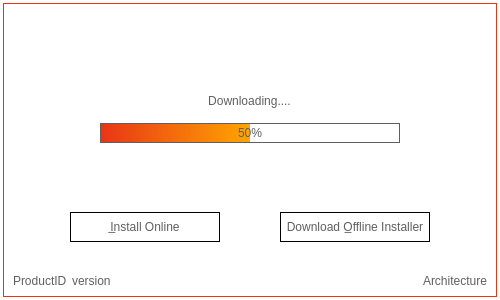
<?xml version="1.0" encoding="UTF-8"?>
<ui version="4.0">
 <class>MainWindow</class>
 <widget class="QMainWindow" name="MainWindow">
  <property name="windowModality">
   <enum>Qt::ApplicationModal</enum>
  </property>
  <property name="enabled">
   <bool>true</bool>
  </property>
  <property name="geometry">
   <rect>
    <x>0</x>
    <y>0</y>
    <width>500</width>
    <height>300</height>
   </rect>
  </property>
  <property name="minimumSize">
   <size>
    <width>500</width>
    <height>200</height>
   </size>
  </property>
  <property name="maximumSize">
   <size>
    <width>500</width>
    <height>400</height>
   </size>
  </property>
  <property name="windowTitle">
   <string>SelectionWindow</string>
  </property>
  <property name="autoFillBackground">
   <bool>false</bool>
  </property>
  <property name="styleSheet">
   <string notr="true">#centralwidget {background: white}
#mainframe  {
	border: 1px solid rgb(233, 53, 22);
}</string>
  </property>
  <widget class="QWidget" name="centralwidget">
   <property name="styleSheet">
    <string notr="true"/>
   </property>
   <layout class="QGridLayout" name="gridLayout_2">
    <property name="leftMargin">
     <number>3</number>
    </property>
    <property name="topMargin">
     <number>3</number>
    </property>
    <property name="rightMargin">
     <number>3</number>
    </property>
    <property name="bottomMargin">
     <number>3</number>
    </property>
    <item row="1" column="1">
     <widget class="QFrame" name="mainframe">
      <property name="styleSheet">
       <string notr="true"/>
      </property>
      <property name="frameShape">
       <enum>QFrame::Box</enum>
      </property>
      <property name="frameShadow">
       <enum>QFrame::Plain</enum>
      </property>
      <property name="lineWidth">
       <number>1</number>
      </property>
      <layout class="QGridLayout" name="gridLayout_3">
       <property name="leftMargin">
        <number>0</number>
       </property>
       <property name="topMargin">
        <number>0</number>
       </property>
       <property name="rightMargin">
        <number>0</number>
       </property>
       <property name="bottomMargin">
        <number>0</number>
       </property>
       <property name="spacing">
        <number>0</number>
       </property>
       <item row="3" column="0">
        <widget class="QWidget" name="FooterGrid" native="true">
         <property name="minimumSize">
          <size>
           <width>0</width>
           <height>30</height>
          </size>
         </property>
         <property name="maximumSize">
          <size>
           <width>16777215</width>
           <height>30</height>
          </size>
         </property>
         <property name="styleSheet">
          <string notr="true">QLabel {
	font: 9pt &quot;Segoe UI&quot;;
	color: rgb(95, 95, 95)
}</string>
         </property>
         <layout class="QHBoxLayout" name="horizontalLayout_4">
          <property name="spacing">
           <number>0</number>
          </property>
          <property name="leftMargin">
           <number>9</number>
          </property>
          <property name="topMargin">
           <number>0</number>
          </property>
          <property name="rightMargin">
           <number>9</number>
          </property>
          <property name="bottomMargin">
           <number>0</number>
          </property>
          <item>
           <widget class="QLabel" name="ProductIDLabel">
            <property name="text">
             <string>ProductID</string>
            </property>
           </widget>
          </item>
          <item>
           <spacer name="horizontalSpacer_3">
            <property name="orientation">
             <enum>Qt::Horizontal</enum>
            </property>
            <property name="sizeType">
             <enum>QSizePolicy::Fixed</enum>
            </property>
            <property name="sizeHint" stdset="0">
             <size>
              <width>5</width>
              <height>20</height>
             </size>
            </property>
           </spacer>
          </item>
          <item>
           <widget class="QLabel" name="VersionLabel">
            <property name="text">
             <string>version</string>
            </property>
           </widget>
          </item>
          <item>
           <spacer name="horizontalSpacer_2">
            <property name="orientation">
             <enum>Qt::Horizontal</enum>
            </property>
            <property name="sizeHint" stdset="0">
             <size>
              <width>40</width>
              <height>20</height>
             </size>
            </property>
           </spacer>
          </item>
          <item>
           <widget class="QLabel" name="ArchitectureLabel">
            <property name="text">
             <string>Architecture</string>
            </property>
           </widget>
          </item>
         </layout>
        </widget>
       </item>
       <item row="0" column="0">
        <widget class="QWidget" name="HeaderGrid" native="true">
         <property name="minimumSize">
          <size>
           <width>0</width>
           <height>30</height>
          </size>
         </property>
         <property name="maximumSize">
          <size>
           <width>16777215</width>
           <height>30</height>
          </size>
         </property>
        </widget>
       </item>
       <item row="1" column="0">
        <widget class="QWidget" name="TitleGrid" native="true">
         <property name="minimumSize">
          <size>
           <width>0</width>
           <height>45</height>
          </size>
         </property>
         <property name="maximumSize">
          <size>
           <width>16777215</width>
           <height>45</height>
          </size>
         </property>
         <layout class="QGridLayout" name="gridLayout_9">
          <property name="leftMargin">
           <number>0</number>
          </property>
          <property name="topMargin">
           <number>0</number>
          </property>
          <property name="rightMargin">
           <number>0</number>
          </property>
          <property name="bottomMargin">
           <number>0</number>
          </property>
          <property name="verticalSpacing">
           <number>0</number>
          </property>
          <item row="0" column="0">
           <widget class="QWidget" name="widget_2" native="true">
            <layout class="QGridLayout" name="gridLayout_7">
             <property name="leftMargin">
              <number>25</number>
             </property>
             <property name="topMargin">
              <number>0</number>
             </property>
             <property name="rightMargin">
              <number>0</number>
             </property>
             <property name="bottomMargin">
              <number>0</number>
             </property>
             <property name="spacing">
              <number>0</number>
             </property>
             <item row="0" column="0">
              <widget class="QLabel" name="Logo">
               <property name="enabled">
                <bool>true</bool>
               </property>
               <property name="minimumSize">
                <size>
                 <width>153</width>
                 <height>33</height>
                </size>
               </property>
               <property name="maximumSize">
                <size>
                 <width>153</width>
                 <height>33</height>
                </size>
               </property>
               <property name="styleSheet">
                <string notr="true"/>
               </property>
               <property name="lineWidth">
                <number>0</number>
               </property>
               <property name="text">
                <string/>
               </property>
               <property name="pixmap">
                <pixmap resource="resources.qrc">:/icon/Image_Resources/logo.png</pixmap>
               </property>
               <property name="scaledContents">
                <bool>true</bool>
               </property>
               <property name="alignment">
                <set>Qt::AlignLeading|Qt::AlignLeft|Qt::AlignVCenter</set>
               </property>
               <property name="indent">
                <number>0</number>
               </property>
              </widget>
             </item>
            </layout>
           </widget>
          </item>
          <item row="0" column="1">
           <spacer name="horizontalSpacer">
            <property name="orientation">
             <enum>Qt::Horizontal</enum>
            </property>
            <property name="sizeHint" stdset="0">
             <size>
              <width>254</width>
              <height>20</height>
             </size>
            </property>
           </spacer>
          </item>
          <item row="0" column="2">
           <widget class="QWidget" name="widget" native="true">
            <property name="minimumSize">
             <size>
              <width>0</width>
              <height>0</height>
             </size>
            </property>
            <layout class="QGridLayout" name="gridLayout_8">
             <property name="leftMargin">
              <number>0</number>
             </property>
             <property name="topMargin">
              <number>0</number>
             </property>
             <property name="rightMargin">
              <number>25</number>
             </property>
             <property name="bottomMargin">
              <number>40</number>
             </property>
             <property name="horizontalSpacing">
              <number>0</number>
             </property>
             <item row="0" column="1">
              <widget class="QLabel" name="CloseButton">
               <property name="enabled">
                <bool>true</bool>
               </property>
               <property name="minimumSize">
                <size>
                 <width>15</width>
                 <height>15</height>
                </size>
               </property>
               <property name="maximumSize">
                <size>
                 <width>15</width>
                 <height>15</height>
                </size>
               </property>
               <property name="layoutDirection">
                <enum>Qt::LeftToRight</enum>
               </property>
               <property name="styleSheet">
                <string notr="true"/>
               </property>
               <property name="lineWidth">
                <number>0</number>
               </property>
               <property name="text">
                <string/>
               </property>
               <property name="pixmap">
                <pixmap resource="resources.qrc">:/icon/Image_Resources/close.png</pixmap>
               </property>
               <property name="scaledContents">
                <bool>true</bool>
               </property>
               <property name="alignment">
                <set>Qt::AlignCenter</set>
               </property>
               <property name="indent">
                <number>0</number>
               </property>
              </widget>
             </item>
            </layout>
           </widget>
          </item>
         </layout>
        </widget>
       </item>
       <item row="2" column="0">
        <widget class="QWidget" name="BodyGrid" native="true">
         <property name="maximumSize">
          <size>
           <width>16777215</width>
           <height>16777215</height>
          </size>
         </property>
         <property name="autoFillBackground">
          <bool>false</bool>
         </property>
         <layout class="QGridLayout" name="gridLayout_4">
          <property name="leftMargin">
           <number>0</number>
          </property>
          <property name="topMargin">
           <number>0</number>
          </property>
          <property name="rightMargin">
           <number>0</number>
          </property>
          <property name="bottomMargin">
           <number>0</number>
          </property>
          <property name="spacing">
           <number>0</number>
          </property>
          <item row="0" column="0">
           <widget class="QStackedWidget" name="stackedWidget">
            <property name="styleSheet">
             <string notr="true">#page {
	background-color: white;
}

#page_2 {
	background-color: white;
}</string>
            </property>
            <property name="currentIndex">
             <number>0</number>
            </property>
            <widget class="QWidget" name="DownloadPage">
             <property name="sizePolicy">
              <sizepolicy hsizetype="Preferred" vsizetype="Preferred">
               <horstretch>0</horstretch>
               <verstretch>0</verstretch>
              </sizepolicy>
             </property>
             <layout class="QVBoxLayout" name="verticalLayout_3">
              <property name="spacing">
               <number>0</number>
              </property>
              <property name="leftMargin">
               <number>0</number>
              </property>
              <property name="topMargin">
               <number>0</number>
              </property>
              <property name="rightMargin">
               <number>0</number>
              </property>
              <property name="bottomMargin">
               <number>0</number>
              </property>
              <item>
               <spacer name="verticalSpacer_7">
                <property name="orientation">
                 <enum>Qt::Vertical</enum>
                </property>
                <property name="sizeType">
                 <enum>QSizePolicy::Fixed</enum>
                </property>
                <property name="sizeHint" stdset="0">
                 <size>
                  <width>20</width>
                  <height>15</height>
                 </size>
                </property>
               </spacer>
              </item>
              <item alignment="Qt::AlignHCenter">
               <widget class="QLabel" name="MessageLabel">
                <property name="styleSheet">
                 <string notr="true">font: 600 24pt &quot;Segoe UI&quot;;
color: rgb(95, 95, 95)</string>
                </property>
                <property name="text">
                 <string>Downloading....</string>
                </property>
                <property name="alignment">
                 <set>Qt::AlignCenter</set>
                </property>
               </widget>
              </item>
              <item>
               <spacer name="progtopSpacer">
                <property name="orientation">
                 <enum>Qt::Vertical</enum>
                </property>
                <property name="sizeType">
                 <enum>QSizePolicy::Fixed</enum>
                </property>
                <property name="sizeHint" stdset="0">
                 <size>
                  <width>20</width>
                  <height>15</height>
                 </size>
                </property>
               </spacer>
              </item>
              <item alignment="Qt::AlignHCenter">
               <widget class="QProgressBar" name="progressBar">
                <property name="minimumSize">
                 <size>
                  <width>300</width>
                  <height>0</height>
                 </size>
                </property>
                <property name="maximumSize">
                 <size>
                  <width>16777215</width>
                  <height>20</height>
                 </size>
                </property>
                <property name="styleSheet">
                 <string notr="true">QProgressBar {
	border: 1px solid rgb(95, 95, 95);
	border-radius: 0px;
	background-color: white;
	text-align: center;
    color: rgb(95, 95, 95);
}

QProgressBar::chunk {
	background-color: qlineargradient(spread:pad, x1:0, y1:0, x2:1, y2:0, stop:0 rgb(233, 53, 22), stop:1 rgba(255, 165, 0, 255));
	border-radius: 0px;
}</string>
                </property>
                <property name="minimum">
                 <number>0</number>
                </property>
                <property name="maximum">
                 <number>100</number>
                </property>
                <property name="value">
                 <number>50</number>
                </property>
                <property name="textVisible">
                 <bool>true</bool>
                </property>
                <property name="orientation">
                 <enum>Qt::Horizontal</enum>
                </property>
                <property name="invertedAppearance">
                 <bool>false</bool>
                </property>
                <property name="textDirection">
                 <enum>QProgressBar::TopToBottom</enum>
                </property>
                <property name="format">
                 <string>%p%</string>
                </property>
               </widget>
              </item>
              <item>
               <spacer name="progbottomSpacer">
                <property name="orientation">
                 <enum>Qt::Vertical</enum>
                </property>
                <property name="sizeType">
                 <enum>QSizePolicy::MinimumExpanding</enum>
                </property>
                <property name="sizeHint" stdset="0">
                 <size>
                  <width>20</width>
                  <height>20</height>
                 </size>
                </property>
               </spacer>
              </item>
              <item alignment="Qt::AlignHCenter">
               <widget class="QWidget" name="widget_7" native="true">
                <property name="styleSheet">
                 <string notr="true">QPushButton {
	border: 1px solid black;
	font: 600 9pt &quot;Segoe UI&quot;;
	color: rgb(95, 95, 95)
}

QPushButton:hover {
	border: 1px solid black;
	color: rgb(95, 95, 95);
	background-color: rgb(205, 230, 247)
}

QPushButton:pressed {
	border: 1px solid black;
	color: rgb(95, 95, 95);
	background-color: rgb(146, 192, 224)
}</string>
                </property>
                <layout class="QGridLayout" name="gridLayout_5">
                 <property name="horizontalSpacing">
                  <number>60</number>
                 </property>
                 <property name="verticalSpacing">
                  <number>6</number>
                 </property>
                 <item row="0" column="0">
                  <widget class="QPushButton" name="diButton">
                   <property name="enabled">
                    <bool>true</bool>
                   </property>
                   <property name="minimumSize">
                    <size>
                     <width>150</width>
                     <height>30</height>
                    </size>
                   </property>
                   <property name="cursor">
                    <cursorShape>ArrowCursor</cursorShape>
                   </property>
                   <property name="text">
                    <string>I̲nstall Online</string>
                   </property>
                   <property name="shortcut">
                    <string>I</string>
                   </property>
                  </widget>
                 </item>
                 <item row="0" column="1">
                  <widget class="QPushButton" name="doiButton">
                   <property name="minimumSize">
                    <size>
                     <width>150</width>
                     <height>30</height>
                    </size>
                   </property>
                   <property name="cursor">
                    <cursorShape>ArrowCursor</cursorShape>
                   </property>
                   <property name="text">
                    <string>Download O̲ffline Installer</string>
                   </property>
                   <property name="shortcut">
                    <string>O</string>
                   </property>
                   <property name="checkable">
                    <bool>false</bool>
                   </property>
                   <property name="flat">
                    <bool>false</bool>
                   </property>
                  </widget>
                 </item>
                </layout>
               </widget>
              </item>
              <item>
               <spacer name="verticalSpacer_4">
                <property name="orientation">
                 <enum>Qt::Vertical</enum>
                </property>
                <property name="sizeType">
                 <enum>QSizePolicy::Fixed</enum>
                </property>
                <property name="sizeHint" stdset="0">
                 <size>
                  <width>20</width>
                  <height>15</height>
                 </size>
                </property>
               </spacer>
              </item>
             </layout>
            </widget>
            <widget class="QWidget" name="SelectionPage">
             <property name="sizePolicy">
              <sizepolicy hsizetype="Ignored" vsizetype="Ignored">
               <horstretch>0</horstretch>
               <verstretch>0</verstretch>
              </sizepolicy>
             </property>
             <property name="styleSheet">
              <string notr="true">QPushButton {
	border: 1px solid black;
	text-align: center;
	font: 600 9pt &quot;Segoe UI&quot;;
	color: rgb(95, 95, 95)
}

QPushButton:hover {
	border: 1px solid black;
	color: rgb(95, 95, 95);
	background-color: rgb(205, 230, 247)
}

QPushButton:pressed {
	border: 1px solid black;
	color: rgb(95, 95, 95);
	background-color: rgb(146, 192, 224)
}</string>
             </property>
             <layout class="QVBoxLayout" name="verticalLayout_2">
              <property name="leftMargin">
               <number>0</number>
              </property>
              <property name="topMargin">
               <number>0</number>
              </property>
              <property name="rightMargin">
               <number>0</number>
              </property>
              <property name="bottomMargin">
               <number>0</number>
              </property>
              <item>
               <spacer name="verticalSpacer_3">
                <property name="orientation">
                 <enum>Qt::Vertical</enum>
                </property>
                <property name="sizeType">
                 <enum>QSizePolicy::Fixed</enum>
                </property>
                <property name="sizeHint" stdset="0">
                 <size>
                  <width>20</width>
                  <height>5</height>
                 </size>
                </property>
               </spacer>
              </item>
              <item alignment="Qt::AlignHCenter|Qt::AlignVCenter">
               <widget class="QWidget" name="appbutton" native="true">
                <property name="minimumSize">
                 <size>
                  <width>300</width>
                  <height>200</height>
                 </size>
                </property>
                <property name="maximumSize">
                 <size>
                  <width>250</width>
                  <height>200</height>
                 </size>
                </property>
                <property name="styleSheet">
                 <string notr="true"/>
                </property>
                <layout class="QVBoxLayout" name="verticalLayout">
                 <property name="spacing">
                  <number>0</number>
                 </property>
                 <property name="leftMargin">
                  <number>0</number>
                 </property>
                 <property name="topMargin">
                  <number>0</number>
                 </property>
                 <property name="rightMargin">
                  <number>0</number>
                 </property>
                 <property name="bottomMargin">
                  <number>0</number>
                 </property>
                 <item alignment="Qt::AlignHCenter|Qt::AlignVCenter">
                  <widget class="QWidget" name="app1" native="true">
                   <property name="minimumSize">
                    <size>
                     <width>195</width>
                     <height>0</height>
                    </size>
                   </property>
                   <property name="maximumSize">
                    <size>
                     <width>16777215</width>
                     <height>16777215</height>
                    </size>
                   </property>
                   <layout class="QHBoxLayout" name="horizontalLayout">
                    <property name="spacing">
                     <number>0</number>
                    </property>
                    <property name="leftMargin">
                     <number>0</number>
                    </property>
                    <property name="topMargin">
                     <number>0</number>
                    </property>
                    <property name="rightMargin">
                     <number>0</number>
                    </property>
                    <property name="bottomMargin">
                     <number>0</number>
                    </property>
                    <item alignment="Qt::AlignHCenter|Qt::AlignVCenter">
                     <widget class="QLabel" name="Access">
                      <property name="enabled">
                       <bool>true</bool>
                      </property>
                      <property name="minimumSize">
                       <size>
                        <width>50</width>
                        <height>50</height>
                       </size>
                      </property>
                      <property name="maximumSize">
                       <size>
                        <width>50</width>
                        <height>50</height>
                       </size>
                      </property>
                      <property name="styleSheet">
                       <string notr="true">border: 0px solid rgb(255, 165, 0);</string>
                      </property>
                      <property name="text">
                       <string/>
                      </property>
                      <property name="pixmap">
                       <pixmap resource="resources.qrc">:/icon/Image_Resources/access.png</pixmap>
                      </property>
                      <property name="scaledContents">
                       <bool>true</bool>
                      </property>
                      <property name="alignment">
                       <set>Qt::AlignCenter</set>
                      </property>
                      <property name="indent">
                       <number>-1</number>
                      </property>
                     </widget>
                    </item>
                    <item alignment="Qt::AlignHCenter|Qt::AlignVCenter">
                     <widget class="QLabel" name="Excel">
                      <property name="minimumSize">
                       <size>
                        <width>50</width>
                        <height>50</height>
                       </size>
                      </property>
                      <property name="maximumSize">
                       <size>
                        <width>50</width>
                        <height>50</height>
                       </size>
                      </property>
                      <property name="styleSheet">
                       <string notr="true">border: 0px solid rgb(255, 165, 0);</string>
                      </property>
                      <property name="text">
                       <string/>
                      </property>
                      <property name="pixmap">
                       <pixmap resource="resources.qrc">:/icon/Image_Resources/excel.png</pixmap>
                      </property>
                      <property name="scaledContents">
                       <bool>true</bool>
                      </property>
                      <property name="alignment">
                       <set>Qt::AlignCenter</set>
                      </property>
                     </widget>
                    </item>
                    <item alignment="Qt::AlignHCenter|Qt::AlignVCenter">
                     <widget class="QLabel" name="Lync">
                      <property name="minimumSize">
                       <size>
                        <width>50</width>
                        <height>50</height>
                       </size>
                      </property>
                      <property name="maximumSize">
                       <size>
                        <width>50</width>
                        <height>50</height>
                       </size>
                      </property>
                      <property name="styleSheet">
                       <string notr="true">border: 0px solid rgb(255, 165, 0);</string>
                      </property>
                      <property name="frameShadow">
                       <enum>QFrame::Plain</enum>
                      </property>
                      <property name="text">
                       <string/>
                      </property>
                      <property name="pixmap">
                       <pixmap resource="resources.qrc">:/icon/Image_Resources/onedrive.png</pixmap>
                      </property>
                      <property name="scaledContents">
                       <bool>true</bool>
                      </property>
                      <property name="alignment">
                       <set>Qt::AlignCenter</set>
                      </property>
                     </widget>
                    </item>
                   </layout>
                  </widget>
                 </item>
                 <item alignment="Qt::AlignHCenter|Qt::AlignVCenter">
                  <widget class="QWidget" name="app2" native="true">
                   <property name="minimumSize">
                    <size>
                     <width>260</width>
                     <height>0</height>
                    </size>
                   </property>
                   <property name="maximumSize">
                    <size>
                     <width>16777215</width>
                     <height>16777215</height>
                    </size>
                   </property>
                   <layout class="QHBoxLayout" name="horizontalLayout_2">
                    <property name="spacing">
                     <number>0</number>
                    </property>
                    <property name="leftMargin">
                     <number>0</number>
                    </property>
                    <property name="topMargin">
                     <number>0</number>
                    </property>
                    <property name="rightMargin">
                     <number>0</number>
                    </property>
                    <property name="bottomMargin">
                     <number>0</number>
                    </property>
                    <item alignment="Qt::AlignHCenter|Qt::AlignVCenter">
                     <widget class="QLabel" name="OneDrive">
                      <property name="minimumSize">
                       <size>
                        <width>50</width>
                        <height>50</height>
                       </size>
                      </property>
                      <property name="maximumSize">
                       <size>
                        <width>50</width>
                        <height>50</height>
                       </size>
                      </property>
                      <property name="styleSheet">
                       <string notr="true">border: 0px solid rgb(255, 165, 0);</string>
                      </property>
                      <property name="text">
                       <string/>
                      </property>
                      <property name="pixmap">
                       <pixmap resource="resources.qrc">:/icon/Image_Resources/onenote.png</pixmap>
                      </property>
                      <property name="scaledContents">
                       <bool>true</bool>
                      </property>
                      <property name="alignment">
                       <set>Qt::AlignCenter</set>
                      </property>
                     </widget>
                    </item>
                    <item alignment="Qt::AlignHCenter|Qt::AlignVCenter">
                     <widget class="QLabel" name="OneNote">
                      <property name="minimumSize">
                       <size>
                        <width>50</width>
                        <height>50</height>
                       </size>
                      </property>
                      <property name="maximumSize">
                       <size>
                        <width>50</width>
                        <height>50</height>
                       </size>
                      </property>
                      <property name="styleSheet">
                       <string notr="true">border: 0px solid rgb(255, 165, 0);</string>
                      </property>
                      <property name="text">
                       <string/>
                      </property>
                      <property name="pixmap">
                       <pixmap resource="resources.qrc">:/icon/Image_Resources/outlook.png</pixmap>
                      </property>
                      <property name="scaledContents">
                       <bool>true</bool>
                      </property>
                      <property name="alignment">
                       <set>Qt::AlignCenter</set>
                      </property>
                     </widget>
                    </item>
                    <item alignment="Qt::AlignHCenter|Qt::AlignVCenter">
                     <widget class="QLabel" name="Outlook">
                      <property name="minimumSize">
                       <size>
                        <width>50</width>
                        <height>50</height>
                       </size>
                      </property>
                      <property name="maximumSize">
                       <size>
                        <width>50</width>
                        <height>50</height>
                       </size>
                      </property>
                      <property name="styleSheet">
                       <string notr="true">border: 0px solid rgb(255, 165, 0);</string>
                      </property>
                      <property name="text">
                       <string/>
                      </property>
                      <property name="pixmap">
                       <pixmap resource="resources.qrc">:/icon/Image_Resources/powerpoint.png</pixmap>
                      </property>
                      <property name="scaledContents">
                       <bool>true</bool>
                      </property>
                      <property name="alignment">
                       <set>Qt::AlignCenter</set>
                      </property>
                     </widget>
                    </item>
                    <item alignment="Qt::AlignHCenter|Qt::AlignVCenter">
                     <widget class="QLabel" name="PowerPoint">
                      <property name="minimumSize">
                       <size>
                        <width>50</width>
                        <height>50</height>
                       </size>
                      </property>
                      <property name="maximumSize">
                       <size>
                        <width>50</width>
                        <height>50</height>
                       </size>
                      </property>
                      <property name="styleSheet">
                       <string notr="true">border: 0px solid rgb(255, 165, 0);</string>
                      </property>
                      <property name="text">
                       <string/>
                      </property>
                      <property name="pixmap">
                       <pixmap resource="resources.qrc">:/icon/Image_Resources/publisher.png</pixmap>
                      </property>
                      <property name="scaledContents">
                       <bool>true</bool>
                      </property>
                      <property name="alignment">
                       <set>Qt::AlignCenter</set>
                      </property>
                     </widget>
                    </item>
                   </layout>
                  </widget>
                 </item>
                 <item alignment="Qt::AlignHCenter|Qt::AlignVCenter">
                  <widget class="QWidget" name="app3" native="true">
                   <property name="minimumSize">
                    <size>
                     <width>130</width>
                     <height>0</height>
                    </size>
                   </property>
                   <property name="maximumSize">
                    <size>
                     <width>16777215</width>
                     <height>16777215</height>
                    </size>
                   </property>
                   <layout class="QHBoxLayout" name="horizontalLayout_3">
                    <property name="spacing">
                     <number>0</number>
                    </property>
                    <property name="leftMargin">
                     <number>0</number>
                    </property>
                    <property name="topMargin">
                     <number>0</number>
                    </property>
                    <property name="rightMargin">
                     <number>0</number>
                    </property>
                    <property name="bottomMargin">
                     <number>0</number>
                    </property>
                    <item alignment="Qt::AlignHCenter|Qt::AlignVCenter">
                     <widget class="QLabel" name="Publisher">
                      <property name="minimumSize">
                       <size>
                        <width>50</width>
                        <height>50</height>
                       </size>
                      </property>
                      <property name="maximumSize">
                       <size>
                        <width>50</width>
                        <height>50</height>
                       </size>
                      </property>
                      <property name="styleSheet">
                       <string notr="true">border: 0px solid rgb(255, 165, 0);</string>
                      </property>
                      <property name="text">
                       <string/>
                      </property>
                      <property name="pixmap">
                       <pixmap resource="resources.qrc">:/icon/Image_Resources/skype.png</pixmap>
                      </property>
                      <property name="scaledContents">
                       <bool>true</bool>
                      </property>
                      <property name="alignment">
                       <set>Qt::AlignCenter</set>
                      </property>
                     </widget>
                    </item>
                    <item alignment="Qt::AlignHCenter|Qt::AlignVCenter">
                     <widget class="QLabel" name="Word">
                      <property name="minimumSize">
                       <size>
                        <width>50</width>
                        <height>50</height>
                       </size>
                      </property>
                      <property name="maximumSize">
                       <size>
                        <width>50</width>
                        <height>50</height>
                       </size>
                      </property>
                      <property name="styleSheet">
                       <string notr="true">border: 0px solid rgb(255, 165, 0);</string>
                      </property>
                      <property name="text">
                       <string/>
                      </property>
                      <property name="pixmap">
                       <pixmap resource="resources.qrc">:/icon/Image_Resources/word.png</pixmap>
                      </property>
                      <property name="scaledContents">
                       <bool>true</bool>
                      </property>
                      <property name="alignment">
                       <set>Qt::AlignCenter</set>
                      </property>
                     </widget>
                    </item>
                   </layout>
                  </widget>
                 </item>
                </layout>
               </widget>
              </item>
              <item>
               <spacer name="verticalSpacer_2">
                <property name="orientation">
                 <enum>Qt::Vertical</enum>
                </property>
                <property name="sizeType">
                 <enum>QSizePolicy::Expanding</enum>
                </property>
                <property name="sizeHint" stdset="0">
                 <size>
                  <width>20</width>
                  <height>1</height>
                 </size>
                </property>
               </spacer>
              </item>
              <item alignment="Qt::AlignHCenter|Qt::AlignVCenter">
               <widget class="QPushButton" name="installButton">
                <property name="enabled">
                 <bool>false</bool>
                </property>
                <property name="minimumSize">
                 <size>
                  <width>110</width>
                  <height>30</height>
                 </size>
                </property>
                <property name="maximumSize">
                 <size>
                  <width>110</width>
                  <height>30</height>
                 </size>
                </property>
                <property name="layoutDirection">
                 <enum>Qt::LeftToRight</enum>
                </property>
                <property name="text">
                 <string>I̲nstall</string>
                </property>
                <property name="shortcut">
                 <string>I</string>
                </property>
                <property name="flat">
                 <bool>true</bool>
                </property>
               </widget>
              </item>
              <item>
               <spacer name="verticalSpacer">
                <property name="orientation">
                 <enum>Qt::Vertical</enum>
                </property>
                <property name="sizeType">
                 <enum>QSizePolicy::Fixed</enum>
                </property>
                <property name="sizeHint" stdset="0">
                 <size>
                  <width>20</width>
                  <height>20</height>
                 </size>
                </property>
               </spacer>
              </item>
             </layout>
            </widget>
            <widget class="QWidget" name="proccessPage">
             <layout class="QVBoxLayout" name="verticalLayout_4">
              <property name="spacing">
               <number>0</number>
              </property>
              <property name="leftMargin">
               <number>0</number>
              </property>
              <property name="topMargin">
               <number>0</number>
              </property>
              <property name="rightMargin">
               <number>0</number>
              </property>
              <property name="bottomMargin">
               <number>0</number>
              </property>
              <item>
               <spacer name="verticalSpacer_8">
                <property name="orientation">
                 <enum>Qt::Vertical</enum>
                </property>
                <property name="sizeHint" stdset="0">
                 <size>
                  <width>20</width>
                  <height>40</height>
                 </size>
                </property>
               </spacer>
              </item>
              <item>
               <widget class="QLabel" name="TextLabel">
                <property name="maximumSize">
                 <size>
                  <width>16777215</width>
                  <height>50</height>
                 </size>
                </property>
                <property name="styleSheet">
                 <string notr="true">font: 600 24pt &quot;Segoe UI&quot;;
color: rgb(95, 95, 95)</string>
                </property>
                <property name="text">
                 <string>Preparing installation...</string>
                </property>
                <property name="alignment">
                 <set>Qt::AlignCenter</set>
                </property>
               </widget>
              </item>
              <item>
               <spacer name="verticalSpacer_6">
                <property name="orientation">
                 <enum>Qt::Vertical</enum>
                </property>
                <property name="sizeType">
                 <enum>QSizePolicy::Fixed</enum>
                </property>
                <property name="sizeHint" stdset="0">
                 <size>
                  <width>20</width>
                  <height>5</height>
                 </size>
                </property>
               </spacer>
              </item>
              <item>
               <widget class="QLabel" name="TextLabel_2">
                <property name="minimumSize">
                 <size>
                  <width>0</width>
                  <height>0</height>
                 </size>
                </property>
                <property name="maximumSize">
                 <size>
                  <width>16777215</width>
                  <height>30</height>
                 </size>
                </property>
                <property name="styleSheet">
                 <string notr="true">font:  12pt &quot;Segoe UI&quot;;
color: rgb(95, 95, 95)</string>
                </property>
                <property name="text">
                 <string>This may take a moment.</string>
                </property>
                <property name="alignment">
                 <set>Qt::AlignCenter</set>
                </property>
               </widget>
              </item>
              <item>
               <spacer name="verticalSpacer_5">
                <property name="orientation">
                 <enum>Qt::Vertical</enum>
                </property>
                <property name="sizeHint" stdset="0">
                 <size>
                  <width>20</width>
                  <height>40</height>
                 </size>
                </property>
               </spacer>
              </item>
             </layout>
            </widget>
           </widget>
          </item>
         </layout>
        </widget>
       </item>
      </layout>
     </widget>
    </item>
   </layout>
  </widget>
 </widget>
 <resources>
  <include location="resources.qrc"/>
 </resources>
 <connections/>
</ui>
